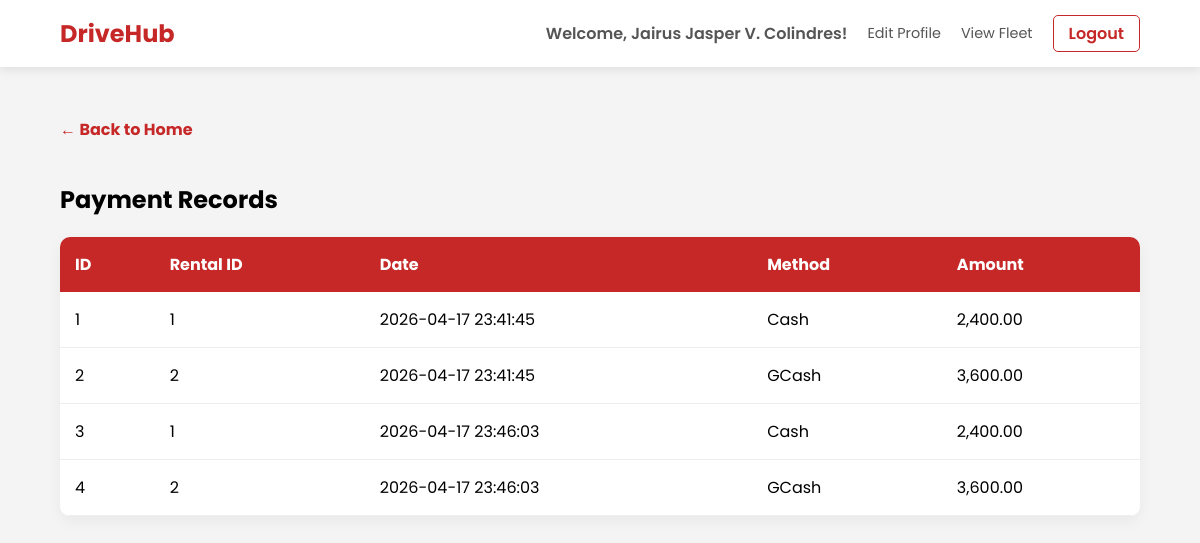
Page /pages/transactions/display_payment.php (signed in) on the committed database.
### tables this page shows
CREATE TABLE `payment` (
  `paymentID` int(11) NOT NULL,
  `rentalID` int(11) DEFAULT NULL,
  `paymentDate` datetime DEFAULT NULL,
  `paymentMethod` varchar(50) DEFAULT NULL,
  `amountPaid` decimal(10,2) DEFAULT NULL
);

### pages/transactions/display_payment.php (the view, shortened to what this page needs)
<?php
include('../../utils/db.php');
$query = "SELECT * FROM payment";
$stmt = $conn->prepare($query);
$stmt->execute();
$result = $stmt->get_result();
?>
<!DOCTYPE html>
<html lang="en">
<head>
    <link rel="stylesheet" href="../../css/base.css">
    <link rel="stylesheet" href="../../css/tables.css">
</head>
<body>
    <?php include('../../components/navbar.php'); ?>
    <div class="container">
        <a href="../../index.php" class="btn-back">← Back to Home</a>
        <h2>Payment Records</h2>
        <table>
            <thead>
                <tr>
                    <th>ID</th>
                    <th>Rental ID</th>
                    <th>Date</th>
                    <th>Method</th>
                    <th>Amount</th>
                </tr>
            </thead>
            <tbody>
                <?php while($row = $result->fetch_assoc()) { ?>
                <tr>
                    <td><?php echo $row['paymentID']; ?></td>
                    <td><?php echo $row['rentalID']; ?></td>
                    <td><?php echo $row['paymentDate']; ?></td>
                    <td><?php echo $row['paymentMethod']; ?></td>
                    <td><?php echo number_format($row['amountPaid'], 2); ?></td>
                </tr>
                <?php } ?>
            </tbody>
        </table>
    </div>
</body>
</html>

### css/base.css (style rules this page uses)
body { font-family: 'Poppins', sans-serif; margin: 0; background-color: #f4f4f4; }
a { transition: 0.3s; text-decoration: none; }
.container { padding: 50px 5%; }

### css/tables.css (style rules this page uses)
table { width: 100%; border-collapse: collapse; background: white; border-radius: 10px; overflow: hidden; box-shadow: 0 5px 15px rgba(0,0,0,0.05); }
th { background: #c62828; color: white; padding: 15px; text-align: left; }
td { padding: 15px; border-bottom: 1px solid #eee; }
.btn-back { display: inline-block; margin-bottom: 20px; text-decoration: none; color: #c62828; font-weight: bold; }

### rows in the picture
payment: paymentID "1", rentalID "1", paymentDate "2026-04-17 23:41:45", paymentMethod "Cash", amountPaid "2,400.00"
payment: paymentID "2", rentalID "2", paymentDate "2026-04-17 23:41:45", paymentMethod "GCash", amountPaid "3,600.00"
payment: paymentID "3", rentalID "1", paymentDate "2026-04-17 23:46:03", paymentMethod "Cash", amountPaid "2,400.00"
payment: paymentID "4", rentalID "2", paymentDate "2026-04-17 23:46:03", paymentMethod "GCash", amountPaid "3,600.00"

### other values in the picture
$_SESSION['username'] "Jairus Jasper V. Colindres"
